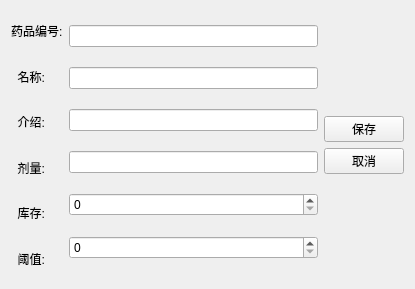
<?xml version="1.0" encoding="UTF-8"?>
<ui version="4.0">
 <class>DoctorEditView</class>
 <widget class="QWidget" name="DoctorEditView">
  <property name="geometry">
   <rect>
    <x>0</x>
    <y>0</y>
    <width>415</width>
    <height>289</height>
   </rect>
  </property>
  <property name="windowTitle">
   <string>Form</string>
  </property>
  <layout class="QGridLayout" name="gridLayout_2">
   <item row="0" column="0">
    <layout class="QHBoxLayout" name="horizontalLayout_4">
     <item>
      <layout class="QVBoxLayout" name="verticalLayout_9">
       <item>
        <widget class="QLabel" name="label_25">
         <property name="text">
          <string>药品编号:</string>
         </property>
        </widget>
       </item>
       <item>
        <widget class="QLabel" name="label_26">
         <property name="text">
          <string>  名称:</string>
         </property>
        </widget>
       </item>
       <item>
        <widget class="QLabel" name="label_27">
         <property name="text">
          <string>  介绍:</string>
         </property>
        </widget>
       </item>
       <item>
        <widget class="QLabel" name="label_28">
         <property name="text">
          <string>  剂量:</string>
         </property>
        </widget>
       </item>
       <item>
        <widget class="QLabel" name="label_29">
         <property name="text">
          <string>  库存:</string>
         </property>
        </widget>
       </item>
       <item>
        <widget class="QLabel" name="label_30">
         <property name="text">
          <string>  阈值:</string>
         </property>
        </widget>
       </item>
      </layout>
     </item>
     <item>
      <layout class="QVBoxLayout" name="verticalLayout_10">
       <item>
        <widget class="QLineEdit" name="drugId"/>
       </item>
       <item>
        <widget class="QLineEdit" name="drugName"/>
       </item>
       <item>
        <widget class="QLineEdit" name="description"/>
       </item>
       <item>
        <widget class="QLineEdit" name="dosage"/>
       </item>
       <item>
        <widget class="QSpinBox" name="stockQuantity"/>
       </item>
       <item>
        <widget class="QSpinBox" name="threshold"/>
       </item>
      </layout>
     </item>
    </layout>
   </item>
   <item row="0" column="1">
    <layout class="QGridLayout" name="gridLayout">
     <item row="1" column="0">
      <widget class="QPushButton" name="btnSaveDoctorEdit">
       <property name="text">
        <string>保存</string>
       </property>
      </widget>
     </item>
     <item row="2" column="0">
      <widget class="QPushButton" name="btnCancelDoctorEdit">
       <property name="text">
        <string>取消</string>
       </property>
      </widget>
     </item>
     <item row="3" column="0">
      <spacer name="verticalSpacer_6">
       <property name="orientation">
        <enum>Qt::Orientation::Vertical</enum>
       </property>
       <property name="sizeHint" stdset="0">
        <size>
         <width>20</width>
         <height>40</height>
        </size>
       </property>
      </spacer>
     </item>
     <item row="0" column="0">
      <spacer name="verticalSpacer_5">
       <property name="orientation">
        <enum>Qt::Orientation::Vertical</enum>
       </property>
       <property name="sizeHint" stdset="0">
        <size>
         <width>20</width>
         <height>40</height>
        </size>
       </property>
      </spacer>
     </item>
    </layout>
   </item>
  </layout>
 </widget>
 <resources/>
 <connections/>
</ui>
